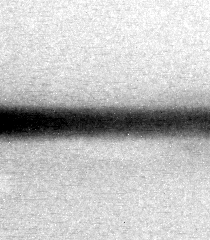
#> input picture joint-image/weld_6.png, 210 x 240 px
$ python index.py
#> lines starting #> are read from the running program, lines starting #| are printed output that depends on the picture
import cv2
import numpy as np

def calWeight(d,k):
  '''
  :param d: 融合重叠部分直径
  :param k: 融合计算权重参数
  :return:
  '''

  x = np.arange(-d / 2, d / 2)
  y = 1 / (1 + np.exp(-k * x))
  return y


def imgFusion(img1,img2,overlap,left_right=True):
  '''
  图像加权融合
  :param img1:
  :param img2:
  :param overlap: 重合长度
  :param left_right: 是否是左右融合
  :return:
  '''
  # 这里先暂时考虑平行向融合
  w = calWeight(overlap,0.05)    # k=5 这里是超参

  if left_right:  # 左右融合
    height, width = img1.shape
    img_new = np.zeros((height, 2*width))
    img_new[:, :width] = img1
    img_new[:, width:] = img2
    w_expand = np.tile(w, (height,1))  # 权重扩增
    img_new[:,width-int(overlap/2) : width+int(overlap/2)] = (1-w_expand)*img1[:,width-overlap:width]+w_expand*img2[:,:overlap]
  else:   # 上下融合
    width,height = img1.shape
    img_new = np.zeros((2*width-overlap,height))
    img_new[:width,:] = img1
    w = np.reshape(w,(overlap,1))
    w_expand = np.tile(w,(1,height))
    img_new[width-overlap:width,:] = (1-w_expand)*img1[width-overlap:width,:]+w_expand*img2[:overlap,:]
    img_new[width:,:] = img2[overlap:,:]
  return img_new

def jointImage(imagePath1, imagePath2):
  img1 = cv2.imread(imagePath1)
  img2 = cv2.imread(imagePath2)
  img = cv2.hconcat([img1, img2])
  cv2.imwrite('./jointImage.png', img)

def stitchImage(imagePath1, imagePath2):
  # 读取要拼接的图像
  image1 = cv2.imread(imagePath1)
  image2 = cv2.imread(imagePath2)

  # 创建 Stitcher 对象
  stitcher = cv2.Stitcher_create(cv2.Stitcher_PANORAMA)

  # 进行图像拼接
  status, stitched_image = stitcher.stitch([image1, image2])

  # 检查图像拼接是否成功
  if status == cv2.Stitcher_OK:
      cv2.imshow('Stitched Image', stitched_image)
      cv2.waitKey(0)
      cv2.destroyAllWindows()
  else:
      print("Image stitching failed!")

def partMedianBlur(img, distance=20):
  # print(img.shape)
  height, width, _ = img.shape
  width = int(width / 2)
  imgPart = img[:, width - distance : width + distance]
  imgPart = cv2.medianBlur(imgPart, 3)
  img[:, width - distance : width + distance] = imgPart
  return img

def pngToBmp():
  img = cv2.imread(r'./jointImage.png', cv2.IMREAD_UNCHANGED)
  cv2.imwrite(r'./jointImage.bmp', img)

if __name__ =="__main__":
  # stitchImage(r'weld_1.png', r'weld_2.png')
  img1 = cv2.imread("./weld_6.png",cv2.IMREAD_UNCHANGED)
#> img1 is the input picture: shape (240, 210) uint16; min 0, max 65535, mean 49953.2
  img2 = cv2.imread("./weld_7.png",cv2.IMREAD_UNCHANGED)
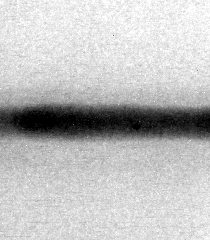
#> input picture joint-image/weld_7.png, 210 x 240 px
#> img2 is the input picture: shape (240, 210) uint16; min 0, max 65535, mean 49199.8
  img1 = (img1 - img1.min())/img1.ptp()
  img2 = (img2 - img2.min())/img2.ptp()
  img_new = imgFusion(img1,img2,overlap=100)
#> in imgFusion, `img_new[:, :width] = img1`:
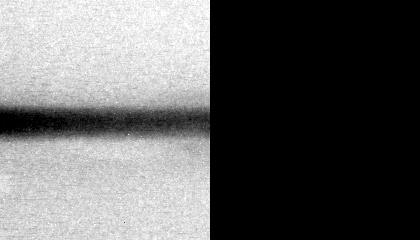
#> img_new: shape (240, 420) float64; min 0, max 1, mean 0.381
#> in imgFusion, `img_new[:, width:] = img2`:
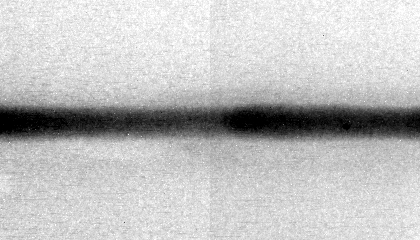
#> img_new: shape (240, 420) float64; min 0, max 1, mean 0.756
#> in imgFusion, `img_new[:,width-int(overlap/2) : width+int(overlap/2)] = (1-w_expand)*..`:
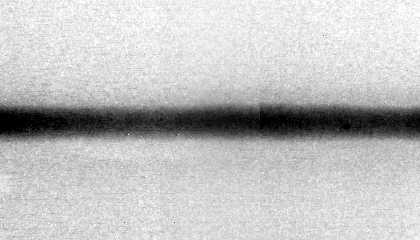
#> img_new: shape (240, 420) float64; min 0, max 1, mean 0.757
  img_new = np.uint16(img_new*65535)
  cv2.imwrite('./newImage.png', img_new)
